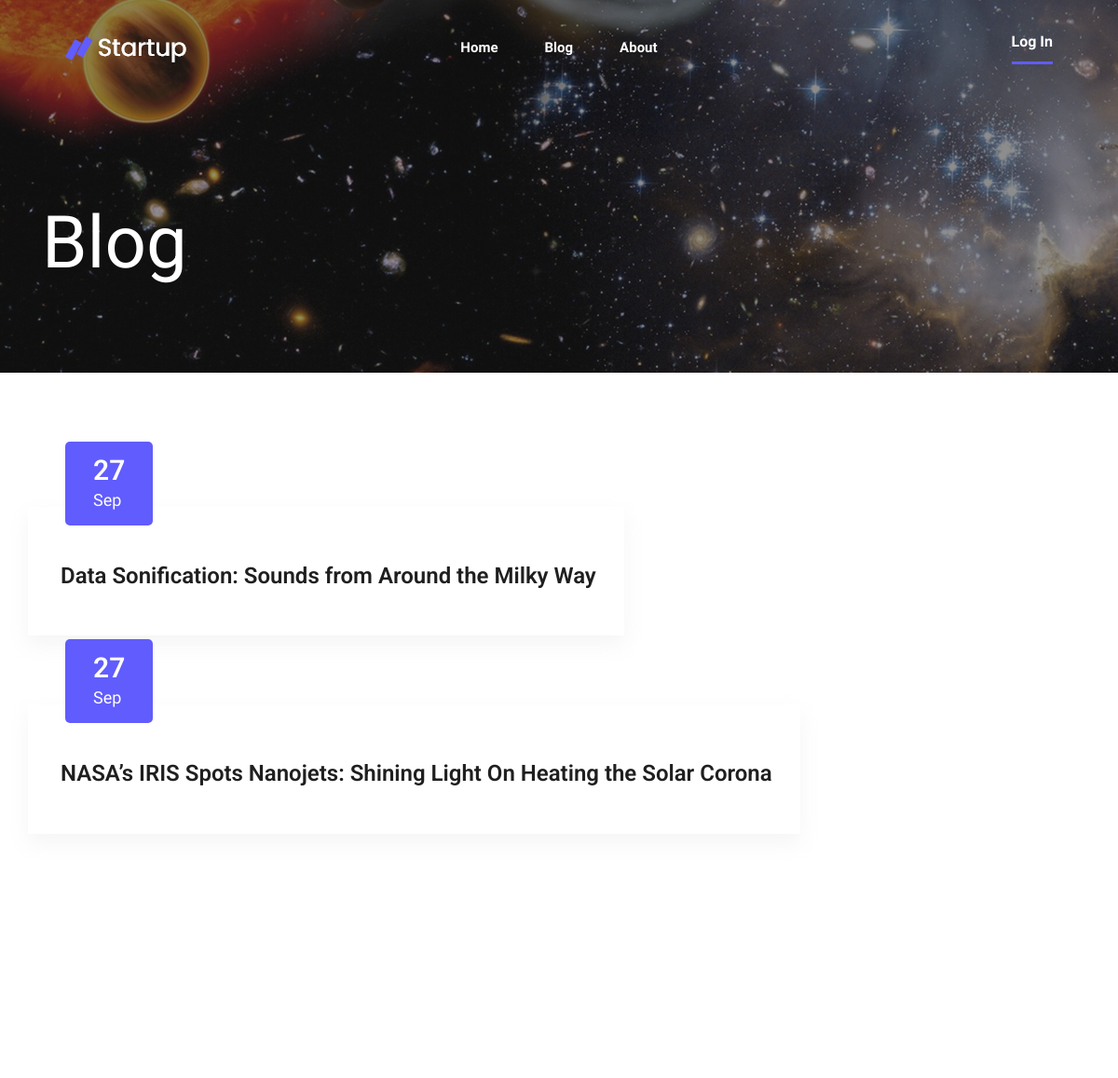
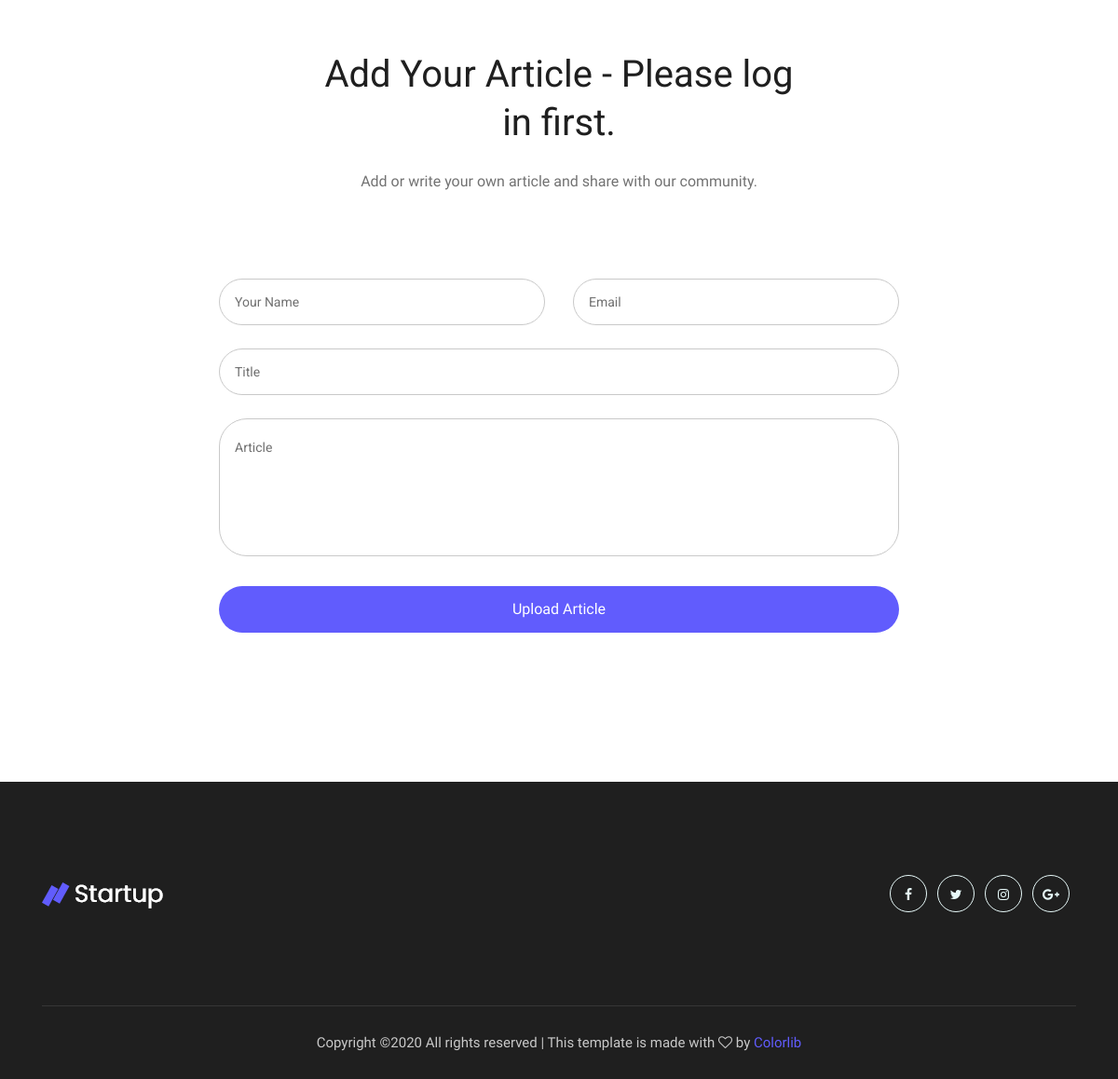
Page /blog on the committed database (2 pictures, top to bottom).
### model.py (models this page shows)
class Blog(Base):
	__tablename__ = 'blog'
	id = Column(Integer, primary_key = True)
	title = Column(String)
	picture = Column(String)
	name = Column(String)
	text = Column(String)
	day = Column(String)
	month = Column(String)

### app.py (the view, shortened to what this page needs)
@app.route('/blog', methods=['GET', 'POST'])
def blog_page():
	global logout
	global is_signed
	print(is_signed)
	msg = "- Please log in first."
	if "username" in login_session and is_signed:
		msg = " "
	return render_template("blog.html", blogs=return_all_blogs(), msg = msg, logout=logout)

### databases.py (called while the page is built)
def return_all_blogs():
	blogs = session.query(Blog).all()
	return blogs

### templates/blog.html (shortened to what this page needs)
<!doctype html>
<html class="no-js" lang="zxx">
<head>
    <link rel="stylesheet" href="static/css/bootstrap.min.css">
    <link rel="stylesheet" href="static/css/owl.carousel.min.css">
    <link rel="stylesheet" href="static/css/magnific-popup.css">
    <link rel="stylesheet" href="static/css/font-awesome.min.css">
    <link rel="stylesheet" href="static/css/themify-icons.css">
    <link rel="stylesheet" href="static/css/nice-select.css">
    <link rel="stylesheet" href="static/css/flaticon.css">
    <link rel="stylesheet" href="static/css/gijgo.css">
    <link rel="stylesheet" href="static/css/animate.css">
    <link rel="stylesheet" href="static/css/slicknav.css">
    <link rel="stylesheet" href="static/css/style.css">
</head>
<body>
    <header>
        <div class="header-area ">
            <div id="sticky-header" class="main-header-area">
                <div class="container-fluid p-0">
                    <div class="row align-items-center no-gutters">
                        <div class="col-xl-2 col-lg-2">
                            <div class="logo-img">
                                <a href="index.html">
                                    <img src="static/img/logo.png" alt="">
                                </a>
                            </div>
                        </div>
                        <div class="col-xl-8 col-lg-8">
                            <div class="main-menu  d-none d-lg-block text-center">
                                <nav>
                                    <ul id="navigation">
                                        <li><a class="active" href="{{url_for('home_page')}}">Home</a></li>
                                        <li><a href="{{url_for('blog_page')}}">Blog</a></li>
                                        <li><a href="{{url_for('about_page')}}">About</a></li>
                                    </ul>
                                </nav>
                            </div>
                        </div>
                        <div class="col-lg-2 d-none d-lg-block">
                            <div class="log_chat_area d-flex align-items-end">
                                <a href="{{url_for('login_page')}}"  class="say_hi">{{logout}}</a>
                            </div>
                        </div>
                        <div class="col-12">
                        </div>
                    </div>
                </div>
            </div>
        </div>
    </header>
  <div class="bradcam_area breadcam_bg_3">
    <div class="container">
      <div class="row">
          <div class="col-xl-12">
              <div class="bradcam_text">
                  <h3>blog</h3>
              </div>
          </div>
      </div>
    </div>
  </div>
    <section class="blog_area section-padding">
        <div class="container">
            <div class="row">
                {%for blog in blogs%}
                    <article class="blog_item">
                        <div class="blog_item_img">
                            <a href=# class="blog_item_date">
                                <h3>{{blog.day}}</h3>
                                <p>{{blog.month}}</p>
                            </a>
                        </div>
                        <div class="blog_details">
                            <a class="d-inline-block" href="{{url_for('single_blog_page', blog_id = blog.id)}}">
                                <h2>{{blog.title}}</h2>
                            </a>
                        </div>
                    </article>
                     {%endfor%}
            </div>
        </div>
    </section>
     <div data-scroll-index="0" class="get_in_tauch_area">
        <div class="container">
            <div class="row justify-content-center">
                <div class="col-lg-6">
                    <div class="section_title text-center mb-90">
                        <h3 class="wow fadeInUp" data-wow-duration="1s" data-wow-delay=".3s">Add Your Article {{msg}}</h3>
                        <p class="wow fadeInUp" data-wow-duration="1s" data-wow-delay=".4s">Add or write your own article and share with our community.</p>
                    </div>
                </div>
            </div>
            <div class="row justify-content-center">
                <div class="col-lg-8">
                    <div class="touch_form">
                        <form action="/blog" method="POST">
                            <div class="row">
                                <div class="col-md-6">
                                    <div class="single_input wow fadeInUp" data-wow-duration="1s" data-wow-delay=".3s">
                                        <input type="text" name="name" placeholder="Your Name" required="required" >
                                    </div>
                                </div>
                                <div class="col-md-6">
                                    <div class="single_input wow fadeInUp" data-wow-duration="1s" data-wow-delay=".4s">
                                        <input type="email" name="email" placeholder="Email" required="required">
                                    </div>
                                </div>
                                <div class="col-md-12">
                                    <div class="single_input wow fadeInUp" data-wow-duration="1s" data-wow-delay=".5s">
                                        <input type="text" name= "title" placeholder="Title" required="required">
                                    </div>
                                </div>
                                <div class="col-md-12">
                                    <div class="single_input wow fadeInUp" data-wow-duration="1s" data-wow-delay=".6s">
                                       <textarea wrap="hard" name="text" id="" cols="250" placeholder="Article" rows="200" required="required"></textarea>
                                    </div>
                                </div>
                                <div class="col-lg-12">
                                    <div class="submit_btn wow fadeInUp" data-wow-duration="1s" data-wow-delay=".7s">
                                        <button class="boxed-btn3" type="submit">Upload Article</button>
                                    </div>
                                </div>
                            </div>
                        </form>
                    </div>
                </div>
            </div>
        </div>
    </div>
    <footer class="footer">
        <div class="footer_top">
            <div class="container">
                <div class="row align-items-center">
                    <div class="col-lg-2 col-md-3">
                        <div class="footer_logo wow fadeInRight" data-wow-duration="1s" data-wow-delay=".3s">
                            <a href="index.html">
                                <img src="static/img/logo.png" alt="">
                            </a>
                        </div>
                    </div>
                    <div class="col-xl-7 col-lg-7 col-md-9">
                    </div>
                    <div class="col-lg-3 col-md-12">
                        <div class="socail_links">
                            <ul>
                                <li><a class="wow fadeInUp" data-wow-duration="1s" data-wow-delay=".3s" href="#"> <i class="fa fa-facebook"></i> </a></li>
                                <li><a class="wow fadeInUp" data-wow-duration="1s" data-wow-delay=".4s" href="#"> <i class="fa fa-twitter"></i> </a></li>
                                <li><a class="wow fadeInUp" data-wow-duration="1s" data-wow-delay=".5s" href="#"> <i class="fa fa-instagram"></i> </a></li>
                                <li><a class="wow fadeInUp" data-wow-duration="1s" data-wow-delay=".6s" href="#"> <i class="fa fa-google-plus"></i> </a></li>
                            </ul>
                        </div>
                    </div>
                </div>
            </div>
        </div>
        <div class="copy-right_text">
            <div class="container">
                <div class="footer_border"></div>
                <div class="row">
                    <div class="col-xl-12">
                        <p class="copy_right text-center wow fadeInUp" data-wow-duration="1s" data-wow-delay="1.3s">
Copyright &copy;<script>document.write(new Date().getFullYear());</script> All rights reserved | This template is made with <i class="fa fa-heart-o" aria-hidden="true"></i> by <a href="https://colorlib.com" target="_blank">Colorlib</a>
                        </p>
                    </div>
                </div>
            </div>
        </div>
    </footer>
</body>
</html>

### rows in the picture
Blog: day "27", month "Sep", title "Data Sonification: Sounds from Around the Milky Way"
Blog: day "27", month "Sep", title "NASA’s IRIS Spots Nanojets: Shining Light On Heating the Solar Corona"

### other values in the picture
{{ logout }} "Log In"
{{ msg }} "- Please log in first."
